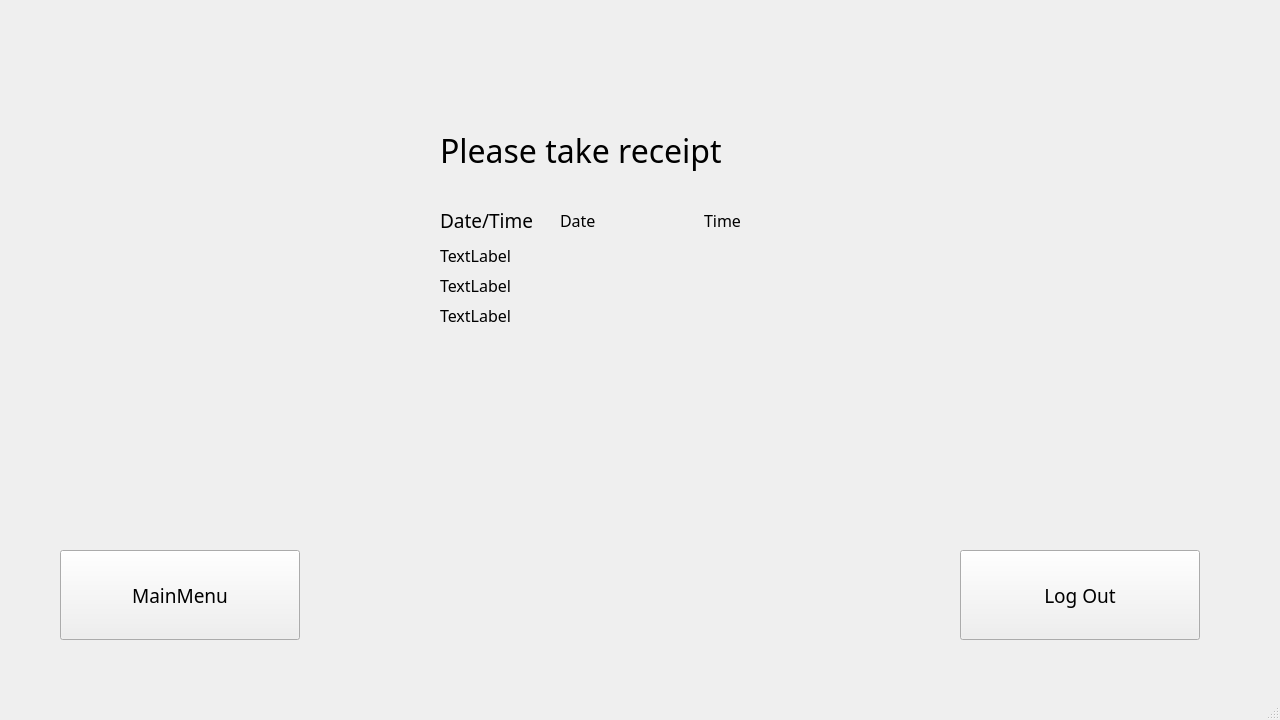
<?xml version="1.0" encoding="UTF-8"?>
<ui version="4.0">
 <class>ReceiptWindow</class>
 <widget class="QMainWindow" name="ReceiptWindow">
  <property name="geometry">
   <rect>
    <x>0</x>
    <y>0</y>
    <width>1280</width>
    <height>720</height>
   </rect>
  </property>
  <property name="sizePolicy">
   <sizepolicy hsizetype="Fixed" vsizetype="Fixed">
    <horstretch>0</horstretch>
    <verstretch>0</verstretch>
   </sizepolicy>
  </property>
  <property name="minimumSize">
   <size>
    <width>1280</width>
    <height>720</height>
   </size>
  </property>
  <property name="maximumSize">
   <size>
    <width>1280</width>
    <height>720</height>
   </size>
  </property>
  <property name="windowTitle">
   <string>MainWindow</string>
  </property>
  <widget class="QWidget" name="centralwidget">
   <widget class="QLabel" name="label_logs">
    <property name="geometry">
     <rect>
      <x>440</x>
      <y>240</y>
      <width>241</width>
      <height>31</height>
     </rect>
    </property>
    <property name="font">
     <font>
      <family>Century Gothic</family>
      <pointsize>12</pointsize>
     </font>
    </property>
    <property name="text">
     <string>TextLabel</string>
    </property>
   </widget>
   <widget class="QLabel" name="label_savelogs">
    <property name="geometry">
     <rect>
      <x>440</x>
      <y>270</y>
      <width>321</width>
      <height>31</height>
     </rect>
    </property>
    <property name="font">
     <font>
      <family>Century Gothic</family>
      <pointsize>12</pointsize>
     </font>
    </property>
    <property name="text">
     <string>TextLabel</string>
    </property>
   </widget>
   <widget class="QPushButton" name="btn_back">
    <property name="geometry">
     <rect>
      <x>60</x>
      <y>550</y>
      <width>240</width>
      <height>90</height>
     </rect>
    </property>
    <property name="font">
     <font>
      <family>Century Gothic</family>
      <pointsize>14</pointsize>
     </font>
    </property>
    <property name="text">
     <string>MainMenu</string>
    </property>
   </widget>
   <widget class="QPushButton" name="btn_logout">
    <property name="geometry">
     <rect>
      <x>960</x>
      <y>550</y>
      <width>240</width>
      <height>90</height>
     </rect>
    </property>
    <property name="font">
     <font>
      <family>Century Gothic</family>
      <pointsize>14</pointsize>
     </font>
    </property>
    <property name="text">
     <string>Log Out</string>
    </property>
   </widget>
   <widget class="QLabel" name="label">
    <property name="geometry">
     <rect>
      <x>440</x>
      <y>200</y>
      <width>101</width>
      <height>41</height>
     </rect>
    </property>
    <property name="font">
     <font>
      <family>Century Gothic</family>
      <pointsize>14</pointsize>
     </font>
    </property>
    <property name="text">
     <string>Date/Time</string>
    </property>
   </widget>
   <widget class="QLabel" name="label_date">
    <property name="geometry">
     <rect>
      <x>560</x>
      <y>200</y>
      <width>101</width>
      <height>41</height>
     </rect>
    </property>
    <property name="font">
     <font>
      <family>Century Gothic</family>
      <pointsize>12</pointsize>
     </font>
    </property>
    <property name="text">
     <string>Date</string>
    </property>
   </widget>
   <widget class="QLabel" name="label_2">
    <property name="geometry">
     <rect>
      <x>440</x>
      <y>110</y>
      <width>311</width>
      <height>81</height>
     </rect>
    </property>
    <property name="font">
     <font>
      <family>Century Gothic</family>
      <pointsize>24</pointsize>
     </font>
    </property>
    <property name="text">
     <string>Please take receipt</string>
    </property>
   </widget>
   <widget class="QLabel" name="label_timestamp_2">
    <property name="geometry">
     <rect>
      <x>640</x>
      <y>200</y>
      <width>101</width>
      <height>41</height>
     </rect>
    </property>
    <property name="font">
     <font>
      <family>Century Gothic</family>
      <pointsize>12</pointsize>
     </font>
    </property>
    <property name="text">
     <string>Time</string>
    </property>
    <property name="alignment">
     <set>Qt::AlignRight|Qt::AlignTrailing|Qt::AlignVCenter</set>
    </property>
   </widget>
   <widget class="QLabel" name="label_cardnum">
    <property name="geometry">
     <rect>
      <x>440</x>
      <y>300</y>
      <width>321</width>
      <height>31</height>
     </rect>
    </property>
    <property name="font">
     <font>
      <family>Century Gothic</family>
      <pointsize>12</pointsize>
     </font>
    </property>
    <property name="text">
     <string>TextLabel</string>
    </property>
   </widget>
  </widget>
  <widget class="QMenuBar" name="menubar">
   <property name="geometry">
    <rect>
     <x>0</x>
     <y>0</y>
     <width>1280</width>
     <height>21</height>
    </rect>
   </property>
  </widget>
  <widget class="QStatusBar" name="statusbar"/>
 </widget>
 <resources/>
 <connections/>
</ui>
